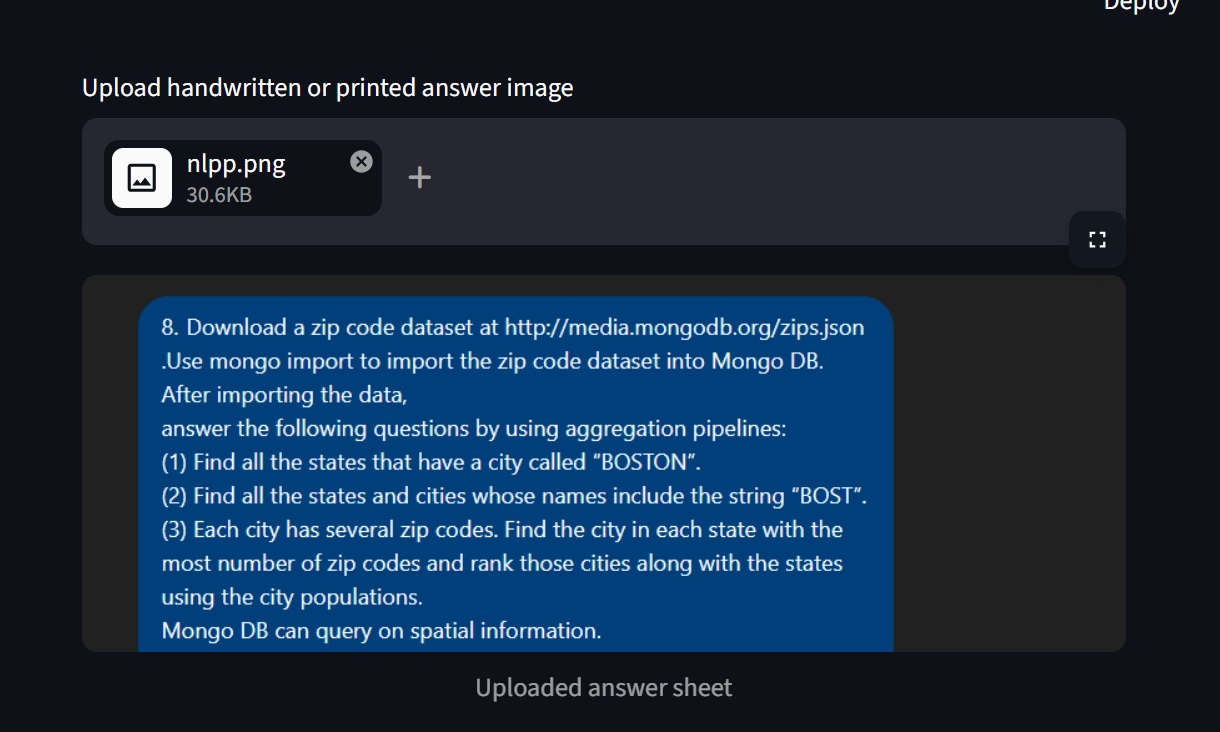
#> input picture assets/workflow-screens/step1-upload-answer-image.png, 1220 x 732 px
$ python -i preprocessing.py   (imports and definitions only)
#> lines starting #> are read from the running program, lines starting #| are printed output that depends on the picture; after the words box and inside, x2 and y2 are one past the last pixel; in counts of white or black regions, pixels touching at a corner belong together
#> further down, picture is the input picture: PIL image 1220x732 RGBA; mean R, G, B, A 24.6, 43.3, 63.1, 255
from __future__ import annotations

from io import BytesIO
import re

import cv2
import numpy as np
from PIL import Image

from config import Settings


def load_image_from_bytes(file_bytes: bytes) -> Image.Image:
    image = Image.open(BytesIO(file_bytes))
    if image.mode != "RGB":
        image = image.convert("RGB")
    return image


def validate_image_size(file_size_bytes: int) -> None:
    size_mb = file_size_bytes / (1024 * 1024)
    if size_mb > Settings.max_image_size_mb:
        raise ValueError(
            f"Image is {size_mb:.2f} MB. Upload an image under {Settings.max_image_size_mb} MB."
        )


def preprocess_for_ocr(image: Image.Image) -> Image.Image:
    image_np = np.array(image.convert("RGB"))
    gray = cv2.cvtColor(image_np, cv2.COLOR_RGB2GRAY)
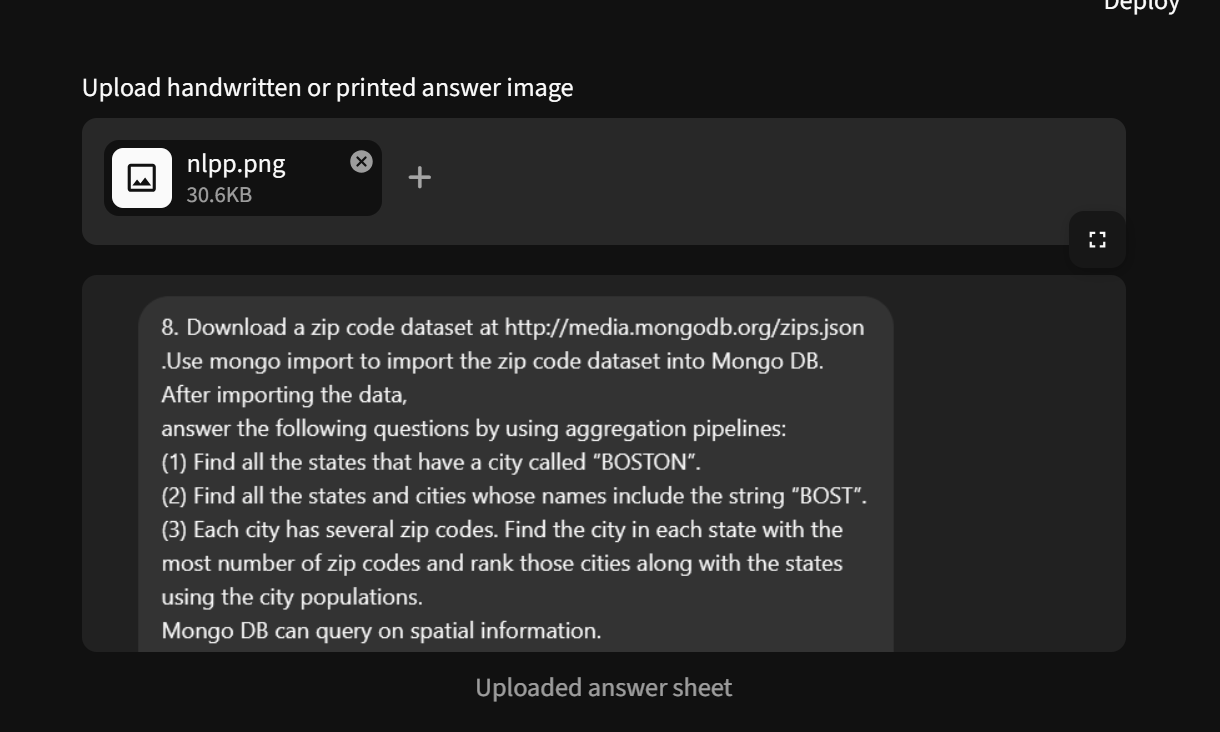
#> gray: shape (732, 1220); min 15, max 250, mean 40.1
    denoised = cv2.fastNlMeansDenoising(gray, h=18)
    thresholded = cv2.adaptiveThreshold(
        denoised,
        255,
        cv2.ADAPTIVE_THRESH_GAUSSIAN_C,
        cv2.THRESH_BINARY,
        31,
        15,
    )
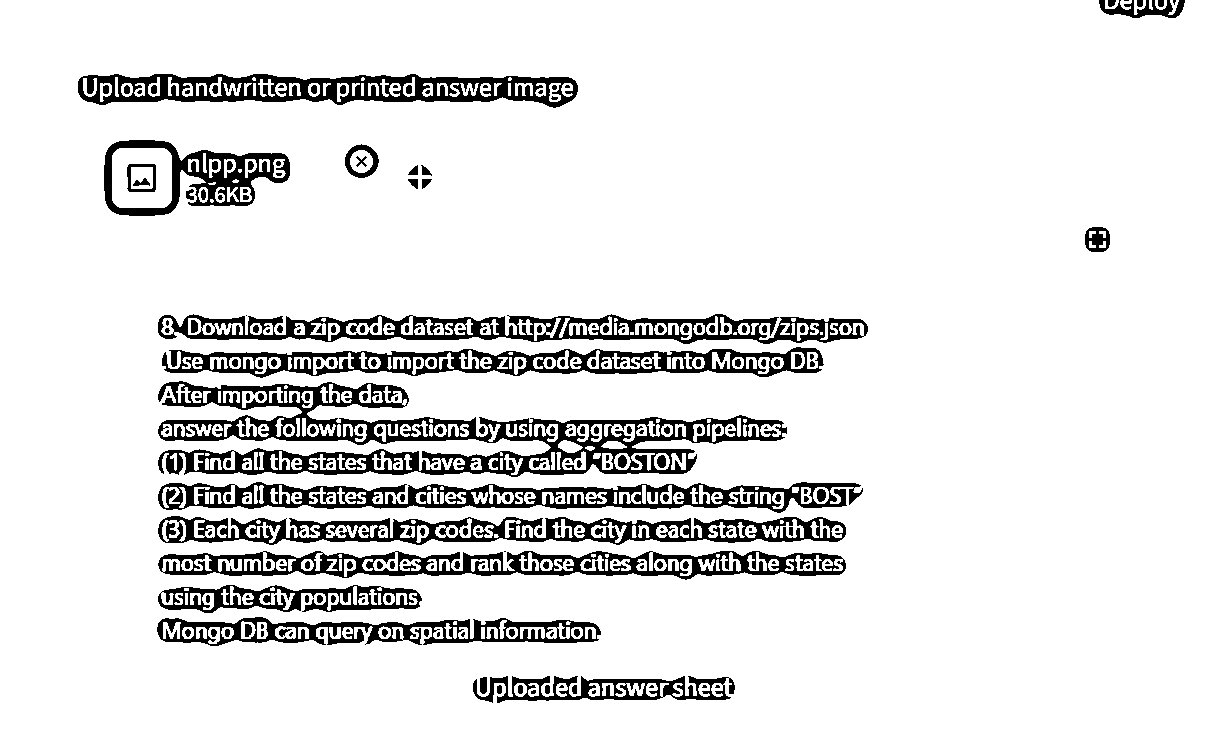
#> thresholded: shape (732, 1220); 89.2% white; 254 black regions (109 under 20 px), largest, box (x1, y1, x2, y2) and area: (158, 381, 787, 477) 18710, (158, 482, 863, 513) 9227, (158, 314, 868, 344) 8940

    height, width = thresholded.shape
#> height = 732; width = 1220
    if max(height, width) < 1400:
        scale = 1400 / max(height, width)
#> scale = 1.15
        thresholded = cv2.resize(
            thresholded,
            None,
            fx=scale,
            fy=scale,
            interpolation=cv2.INTER_CUBIC,
        )
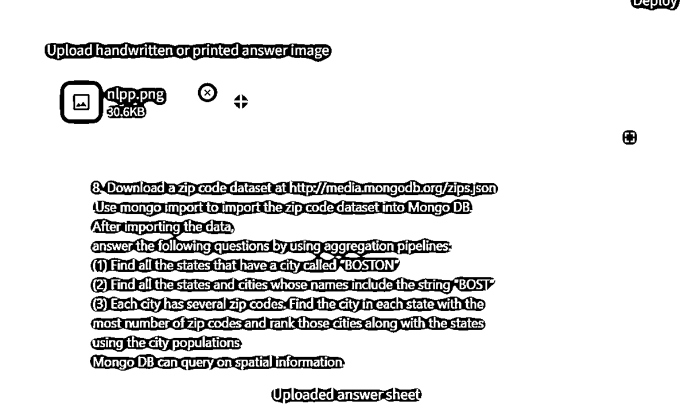
#> thresholded: shape (840, 1400) (shown at 1/2 size); min 0, max 255, mean 227.5

    return Image.fromarray(thresholded).convert("RGB")


def normalize_text(text: str) -> str:
    return re.sub(r"\s+", " ", text).strip()


def highlight_keywords(text: str, keywords: list[str], color: str) -> str:
    highlighted = text
    for keyword in sorted(keywords, key=len, reverse=True):
        if not keyword.strip():
            continue
        pattern = re.compile(rf"(?i)\b{re.escape(keyword)}\b")
        highlighted = pattern.sub(
            lambda match: f"<span style='background-color:{color};padding:0 4px;border-radius:4px;'>{match.group(0)}</span>",
            highlighted,
        )
    return highlighted

>>> from PIL import Image
>>> picture = Image.open('../assets/workflow-screens/step1-upload-answer-image.png')
>>> result = preprocess_for_ocr(picture)
